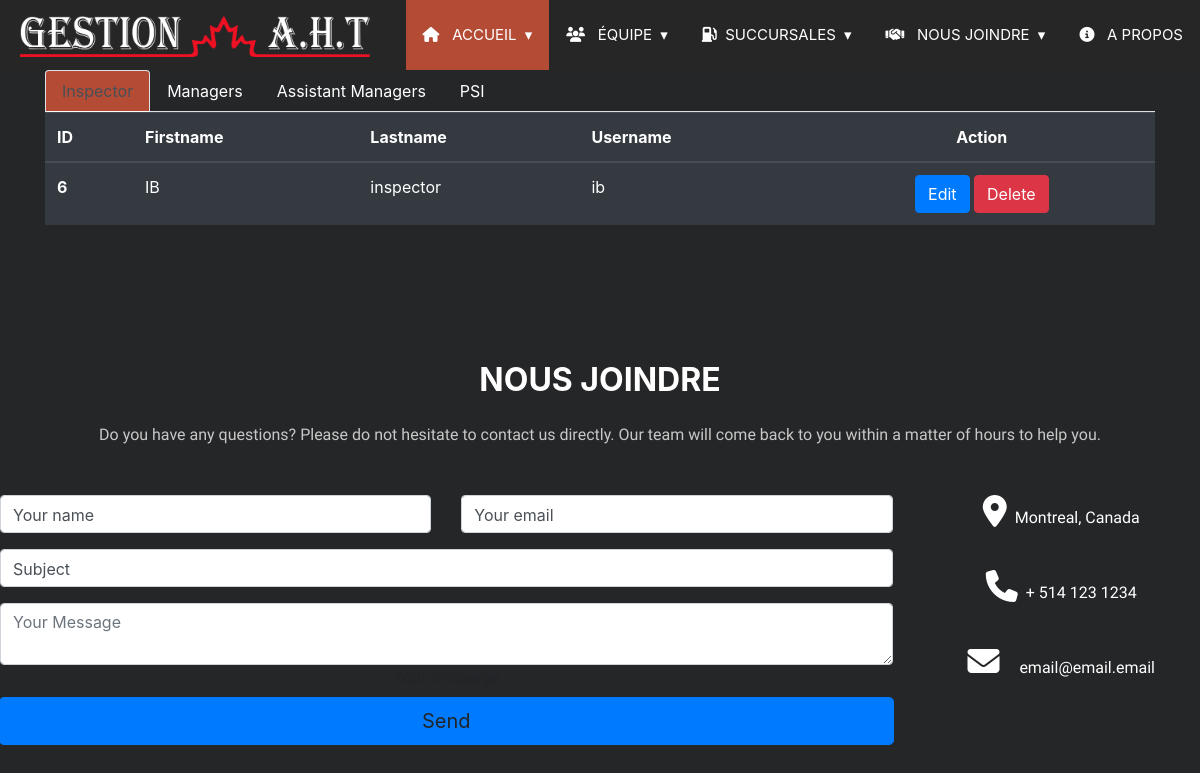
Page /employees.php on the earlier database version.
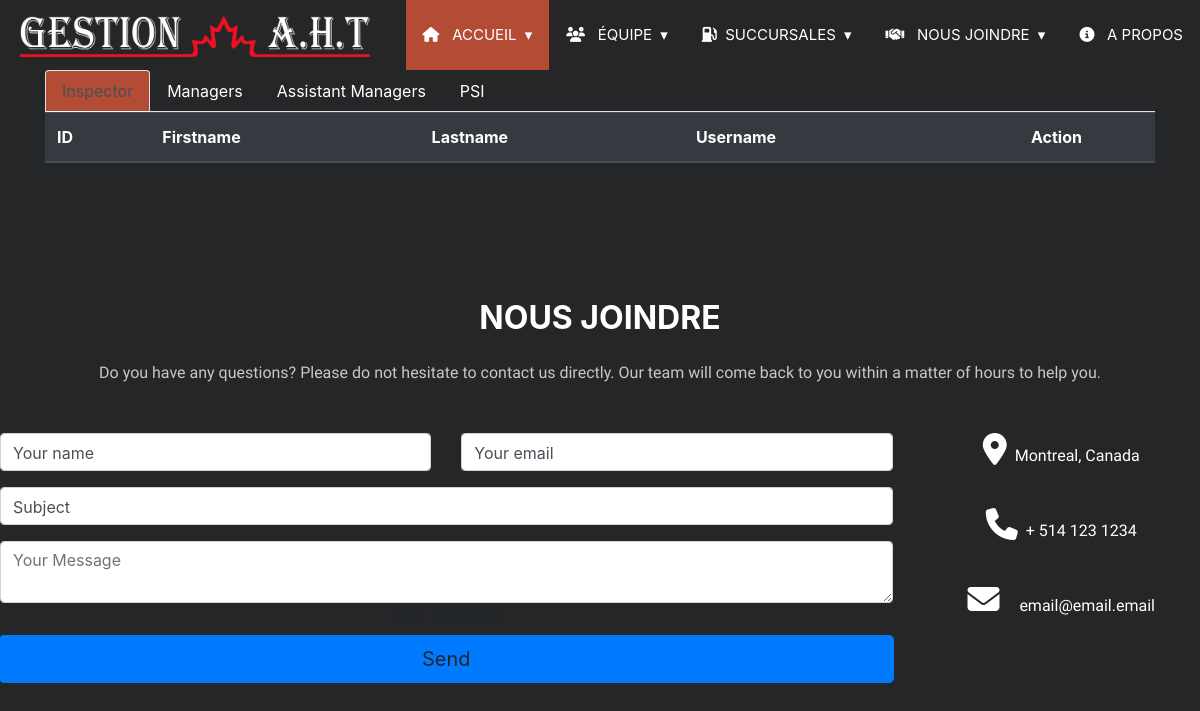
Same page on the later database version.
### tables this page shows
CREATE TABLE IF NOT EXISTS `tbl_users` (
  `id` int(10) NOT NULL AUTO_INCREMENT,
  `firstname` varchar(20) NOT NULL,
  `lastname` varchar(20) NOT NULL,
  `email` varchar(120) NOT NULL,
  `username` varchar(10) NOT NULL,
  `password` varchar(50) NOT NULL,
  `level` int(3) NOT NULL,
  `valid` int(11) NOT NULL DEFAULT '0',
  `status` int(1) NOT NULL DEFAULT '1',
  PRIMARY KEY (`id`)
);

### employees.php (the view, shortened to what this page needs)
<?php
include 'header.php';
$inspector = $db->query("SELECT * FROM `tbl_users` WHERE level = '3' ORDER BY id ASC ")->fetchAll(PDO::FETCH_ASSOC);
?>
<div class="container">
    <ul class="nav nav-tabs" role="tablist">
        <li class="nav-item">
            <a class="nav-link  active" href="#inspectors" role="tab" data-toggle="tab"
               aria-selected="true">Inspector</a>
        </li>
        <li class="nav-item">
            <a class="nav-link" href="#managers" role="tab" data-toggle="tab">Managers</a>
        </li>
        <li class="nav-item">
            <a class="nav-link" href="#assmanage" role="tab" data-toggle="tab">Assistant Managers</a>
        </li>
        <li class="nav-item">
            <a class="nav-link" href="#psi" role="tab" data-toggle="tab">PSI</a>
        </li>
    </ul>
    <div class="tab-content">
        <div role="tabpanel" class="tab-pane active" id="inspectors">
            <table class="table table-hover table-dark">
                <thead>
                <tr>
                    <th scope="col">ID</th>
                    <th scope="col">Firstname</th>
                    <th scope="col">Lastname</th>
                    <th scope="col">Username</th>
                    <th scope="col" class="text-center">Action</th>
                </tr>
                </thead>
                <tbody>
                <?php foreach ($inspector as $user): ?>
                    <tr>
                        <th scope="row"><?= $user['id'] ?></th>
                        <td><?= $user['firstname'] ?></td>
                        <td><?= $user['lastname'] ?></td>
                        <td><?= $user['username'] ?></td>
                        <td class="text-center">
                            <a
                                    href="#"
                                    class="btn btn-primary editBtn"
                                    data-toggle="modal"
                                    data-target="#editModal"
                                    data-id="<?= $user['id'] ?>"
                                    data-firstname="<?= $user['firstname'] ?>"
                                    data-lastname="<?= $user['lastname'] ?>"
                                    data-username="<?= $user['username'] ?>"
                                    data-level="<?= $user['level'] ?>"
                                    data-status="<?= $user['status'] ?>"
                            >Edit</a>
                            <a href="core.php?action=delete&id=<?= $user['id'] ?>" class="btn
									btn-danger deleteBtn">Delete</a>
                        </td>
                    </tr>
                <?php endforeach; ?>
                </tbody>
            </table>
        </div>
    </div>
</div>
<?php
include 'footer.php';
?>

### header.php (shortened to what this page needs)
<?php
$path = explode("/", $_SERVER['PHP_SELF']);
$page = substr(array_pop($path), 0, -4);
?>
<!DOCTYPE html>
<html lang="fr">
<head>
    <link rel="stylesheet" href="https://maxcdn.bootstrapcdn.com/bootstrap/4.5.0/css/bootstrap.min.css">
    <link rel="stylesheet" href="https://cdnjs.cloudflare.com/ajax/libs/font-awesome/4.7.0/css/font-awesome.min.css">
    <link href="plugins/lightbox2-2.11.1/src/css/lightbox.css" rel="stylesheet" />
    <link rel="stylesheet" href="css/master.css">
    <link rel="stylesheet" href="css/responsive.css">
    <link href="css/floating-labels.css" rel="stylesheet">
</head>
<body>
<section class="navigation">
    <div class="nav-container">
        <div class="brand">
            <a href="index.php"><img id="logo" src="images/iconnew.png" alt="logo"></a>
        </div>
        <nav>
            <ul class="nav-list">
                <li>
                    <a class="<?php if ($page == 'index' || $page == 'employees' || $page == 'registration' || $page == 'inspection') {echo 'active';} ?>" href="#!"><i class="fas fa-home"></i> &nbsp; ACCUEIL</a>
                </li>
                <li>
                    <a class="" href="#!"><i class="fas fa-users"></i> &nbsp; ÉQUIPE</a>
                </li>
                <li>
                    <a class="<?php if ($page == 'anjou' || $page == 'maurice' || $page == 'Langlier' || $page == 'metropolitan' || $page == 'Jarry') {echo 'active';} ?>" href="#!"><i class="fas fa-gas-pump"></i>  &nbsp;SUCCURSALES</a>
                </li>
                <li>
                    <a class="" href="#!"><i class="fas fa-handshake"></i> &nbsp; NOUS JOINDRE</a>
                </li>
                <li class="<?php if ($page == 'about') {echo 'active';} ?>"><a class="" href="about.php"><i class="fas fa-info-circle"></i> &nbsp; A PROPOS</a></li>
            </ul>
        </nav>
    </div>
</section>

### footer.php (shortened to what this page needs)
<br><br><br><br>
<div id="footer" class="containers">
<section class="mb-4">
    <h2 style="color: white" class="h1-responsive font-weight-bold text-center my-4">NOUS JOINDRE</h2>
    <p class="text-center w-responsive mx-auto mb-5">Do you have any questions? Please do not hesitate to contact us directly. Our team will come back to you within
        a matter of hours to help you.</p>
    <div class="row">
        <div class="col-md-9 mb-md-0 mb-5">
            <form id="contact-form" name="contact-form" action="mail.php" method="POST">
                <div class="row">
                    <div class="col-md-6">
                        <div class="md-form mb-6 form-label-group">
                            <input type="text" id="name" name="name" placeholder="Your Name" class="form-control">
                            <label for="name">Your name</label>
                        </div>
                    </div>
                    <div class="col-md-6">
                        <div class="md-form mb-6 form-label-group">
                            <input type="text" id="email" name="email" placeholder="Your Email" class="form-control">
                            <label for="email" class="">Your email</label>
                        </div>
                    </div>
                </div>
                <div class="row">
                    <div class="col-md-12">
                        <div class="md-form mb-6 form-label-group">
                            <input type="text" id="subject" name="subject" placeholder="Subject" class="form-control">
                            <label for="subject" class="">Subject</label>
                        </div>
                    </div>
                </div>
                <div class="row">
                    <div class="col-md-12">
                        <div class="md-form">
                            <textarea type="text" id="message" name="message" placeholder="Your Message" rows="2" class="form-control md-textarea"></textarea>
                            <label for="message">Your message</label>
                        </div>
                    </div>
                </form>
                <div class="text-center btn-block ">
                    <a class="btn btn-primary btn-lg sendbtn" onclick="document.getElementById('contact-form').submit();">Send</a>
                </div>
            </div>
        </div>
        <div class="col-md-3 text-center">
            <ul class="list-unstyled mb-0">
                <li>
                    <p><a class="contactlink" href="https://goo.gl/maps/aVp6jpePUD5pxrUZ7"><i class="fas fa-map-marker-alt fa-2x"></i>&nbsp; Montreal, Canada</a></p>
                </li>
                <li>
                    <p><a class="contactlink" href="tel:4387285533"><i class="fas fa-phone mt-4 fa-2x"></i>&nbsp; + 514 123 1234</a></p>
                </li>
                <li>
                    <p><a class="contactlink" href="mailto:shajeed@live.fr"><i class="fas fa-envelope mt-4 fa-2x"></i> &nbsp; &nbsp; email@email.email</a></p>
                </li>
            </ul>
        </div>
    </section>
</div>
</body>
</html>

### css/master.css (style rules this page uses)
body { margin: 0; background-color: #252628; transition: background-color .5s; }
a { color: white; text-decoration: none; }
.containers { width: 1400px; margin: auto!important; }
p { color: #c8c8c8; font-family: 'Cairo', sans-serif; }
.active { background-color: #B44B35; }
#logo { width: 350px; }
section { text-align: center; }
.sendbtn { width: 97%; }
a.contactlink { text-decoration: none; }

### css/responsive.css (style rules this page uses)
@media only screen and (min-width: 320px) { .containers { max-width: 284px; } }
@media only screen and (min-width: 360px) { .containers { max-width: 324px; } }
@media only screen and (min-width: 430px) { .containers { max-width: 400px; } }
@media only screen and (min-width: 576px) { .containers { max-width: 540px; } }
@media only screen and (min-width: 768px) { .containers { max-width: 720px; } }
@media only screen and (min-width: 992px) { .containers { max-width: 960px; } }
@media only screen and (min-width: 1200px) { .containers { max-width: 1200px; } }

### css/floating-labels.css (style rules this page uses)
:root { --input-padding-x: .75rem; --input-padding-y: .75rem; }
.form-label-group { position: relative; margin-bottom: 1rem; }
.form-label-group>input, .form-label-group>label { padding: var(--input-padding-y) var(--input-padding-x); }
.form-label-group>label { position: absolute; top: -1px; left: 0; display: flex; width: 100%; margin-bottom: 0; line-height: 1; color: #495057; border: 1px solid transparent; border-radius: .25rem; transition: all .1s ease-in-out; }
.form-label-group input::placeholder { color: transparent; }
.form-label-group input:not(:placeholder-shown) { padding-top: calc(var(--input-padding-y) + var(--input-padding-y) * (2 / 3)); padding-bottom: calc(var(--input-padding-y) / 3); }
.form-label-group input:not(:placeholder-shown)~label { padding-top: calc(var(--input-padding-y) / 3); padding-bottom: calc(var(--input-padding-y) / 3); font-size: 10px; color: #777; }

### header.php (style rules this page uses)
.navigation { height: 70px; background: #262626; }
.brand { position: absolute; padding-left: 20px; float: left; line-height: 70px; text-transform: uppercase; font-size: 1.3em; }
.brand a, .brand a:visited { color: #fff; text-decoration: none; }
.nav-container { max-width: 1280px; margin: 0 auto; }
nav { float: right; }
nav ul { list-style: none; margin: 0; padding: 0; }
nav ul li { float: left; position: relative; }
nav ul li a, nav ul li a:visited { display: block; padding: 0 17px; line-height: 70px; background: #262626; color: #fff; text-decoration: none; transition: 0.3s; font-size: 15px!important; }
nav ul li a:not(:only-child):after, nav ul li a:visited:not(:only-child):after { padding-left: 4px; content: ' ▾'; }
@media screen and (min-width: 799px) { .nav-list { display: block !important; } }
a.active { background: #B44B35!important; }

Differences in the rows shown:
removed tbl_users: id "6", firstname "IB", lastname "inspector", username "ib"
